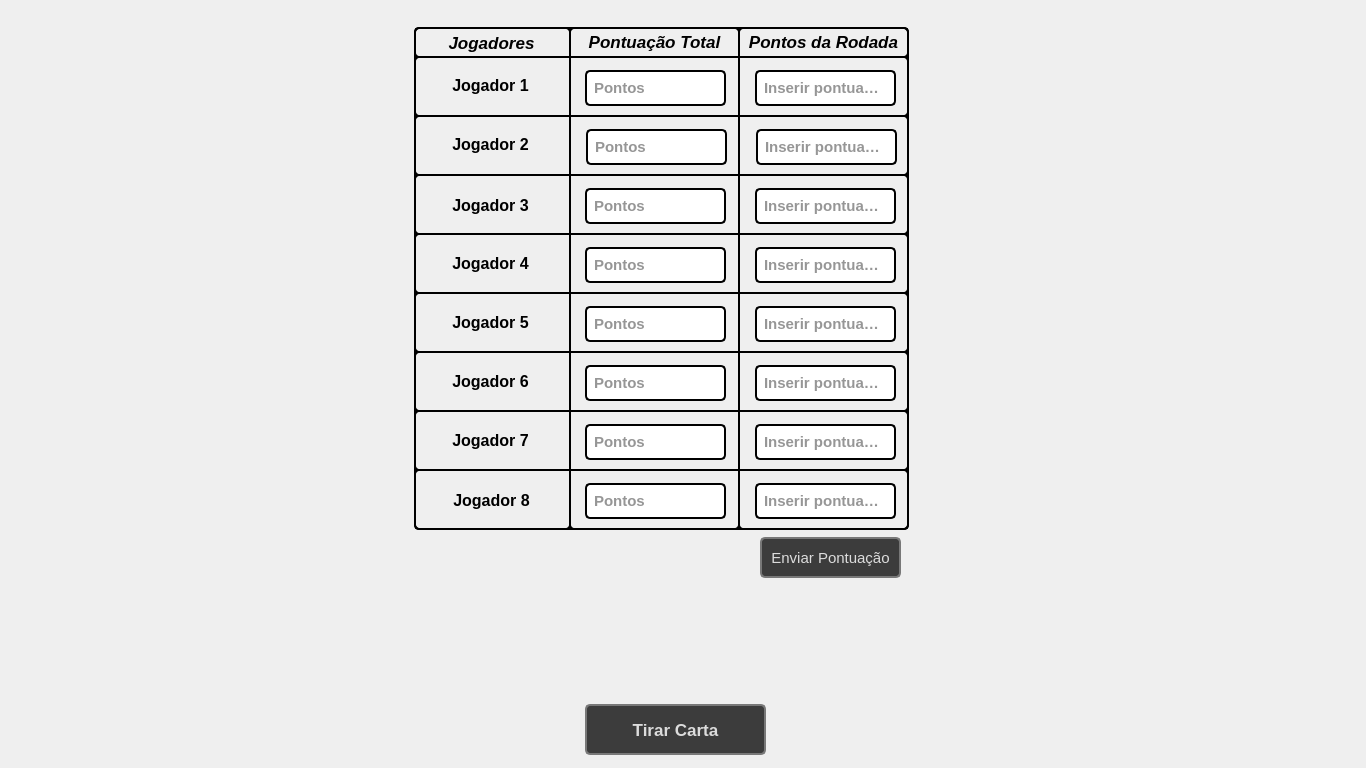
 <widget class="QDialog" name="PerfilErgonomia">
  <property name="geometry">
   <rect>
    <x>0</x>
    <y>0</y>
    <width>1366</width>
    <height>768</height>
   </rect>
  </property>
  <property name="minimumSize">
   <size>
    <width>1366</width>
    <height>768</height>
   </size>
  </property>
  <property name="maximumSize">
   <size>
    <width>1366</width>
    <height>768</height>
   </size>
  </property>
  <property name="windowTitle">
   <string>Perfil Da Ergonomia</string>
  </property>
  <property name="windowIcon">
   <iconset resource="img.qrc">
    <normaloff>:/img/img/ergonomia_logo.png</normaloff>:/img/img/ergonomia_logo.png</iconset>
  </property>
  <property name="styleSheet">
   <string notr="true"/>
  </property>
  <widget class="QPushButton" name="btnPontos">
   <property name="geometry">
    <rect>
     <x>760</x>
     <y>537</y>
     <width>141</width>
     <height>41</height>
    </rect>
   </property>
   <property name="font">
    <font>
     <family>Segoe UI</family>
     <pointsize>11</pointsize>
    </font>
   </property>
   <property name="styleSheet">
    <string notr="true">QPushButton {
	color: rgb(220, 220, 220);
	background-color: rgb(60, 60, 60);
	border: 2px solid rgb(120,120,120);
	border-radius: 5px
}

QPushButton:hover {
	color: rgb(220, 220, 220);
	border: 2px solid rgb(148,28,52);
}

QPushButton:pressed {
	color: rgb(220, 220, 220);
	background-color: rgb(148,28,52);
	border: 3px solid rgb(239,184,16);
	border-radius: 5px
}</string>
   </property>
   <property name="text">
    <string>Enviar Pontuação</string>
   </property>
  </widget>
  <widget class="QPushButton" name="btnCarta_2">
   <property name="geometry">
    <rect>
     <x>585</x>
     <y>704</y>
     <width>181</width>
     <height>51</height>
    </rect>
   </property>
   <property name="minimumSize">
    <size>
     <width>20</width>
     <height>50</height>
    </size>
   </property>
   <property name="maximumSize">
    <size>
     <width>16666</width>
     <height>16777215</height>
    </size>
   </property>
   <property name="font">
    <font>
     <family>Segoe UI</family>
     <pointsize>13</pointsize>
     <weight>75</weight>
     <bold>true</bold>
    </font>
   </property>
   <property name="styleSheet">
    <string notr="true">QPushButton {
	color: rgb(220, 220, 220);
	background-color: rgb(60, 60, 60);
	border: 2px solid rgb(120,120,120);
	border-radius: 5px
}

QPushButton:hover {
	color: rgb(220, 220, 220);
	border: 2px solid rgb(148,28,52);
}

QPushButton:pressed {
	color: rgb(220, 220, 220);
	background-color: rgb(148,28,52);
	border: 3px solid rgb(239,184,16);
	border-radius: 5px
}</string>
   </property>
   <property name="text">
    <string>Tirar Carta</string>
   </property>
  </widget>
  <widget class="QGroupBox" name="groupBox_3">
   <property name="geometry">
    <rect>
     <x>414</x>
     <y>56</y>
     <width>495</width>
     <height>61</height>
    </rect>
   </property>
   <property name="font">
    <font>
     <pointsize>11</pointsize>
     <weight>75</weight>
     <bold>true</bold>
    </font>
   </property>
   <property name="styleSheet">
    <string notr="true">QGroupBox{
	border: 2px solid rgb(0,0,0);
	border-radius: 5px;
}
</string>
   </property>
   <property name="title">
    <string/>
   </property>
   <widget class="QLabel" name="lblJogador1">
    <property name="geometry">
     <rect>
      <x>1</x>
      <y>-1</y>
      <width>151</width>
      <height>61</height>
     </rect>
    </property>
    <property name="font">
     <font>
      <family>Arial</family>
      <pointsize>12</pointsize>
      <weight>75</weight>
      <bold>true</bold>
     </font>
    </property>
    <property name="styleSheet">
     <string notr="true">QLabel {
	color: rgb(0,0,0);
}

QLineEdit:hover {
	color: 2px solid rgb(20,20,253);
}

</string>
    </property>
    <property name="text">
     <string>&lt;html&gt;&lt;head/&gt;&lt;body&gt;&lt;p align=&quot;center&quot;&gt;Jogador 1&lt;/p&gt;&lt;/body&gt;&lt;/html&gt;</string>
    </property>
   </widget>
   <widget class="QLineEdit" name="leJogador1">
    <property name="geometry">
     <rect>
      <x>171</x>
      <y>14</y>
      <width>141</width>
      <height>36</height>
     </rect>
    </property>
    <property name="font">
     <font>
      <family>Segoe UI</family>
      <pointsize>11</pointsize>
      <weight>75</weight>
      <bold>true</bold>
     </font>
    </property>
    <property name="styleSheet">
     <string notr="true">QLineEdit {
	border: 2px solid rgb(0,0,0);
	border-radius: 5px;
	padding: 5px;
	backgroud-color: rgb(30,30,30);
	color: rgb(45,45,45);
}

QLineEdit:hover {
	border: 2px solid rgb(148,28,52);
}

QLineEdit:focus {
	border: 2px solid rgb(148,28,52);
	color: rgb(50, 50, 50);
}</string>
    </property>
    <property name="placeholderText">
     <string>Pontos</string>
    </property>
   </widget>
   <widget class="QLineEdit" name="lePontJog1">
    <property name="geometry">
     <rect>
      <x>341</x>
      <y>14</y>
      <width>141</width>
      <height>36</height>
     </rect>
    </property>
    <property name="font">
     <font>
      <family>Segoe UI</family>
      <pointsize>11</pointsize>
      <weight>75</weight>
      <bold>true</bold>
     </font>
    </property>
    <property name="styleSheet">
     <string notr="true">QLineEdit {
	border: 2px solid rgb(0,0,0);
	border-radius: 5px;
	padding: 5px;
	backgroud-color: rgb(30,30,30);
	color: rgb(45,45,45);
}

QLineEdit:hover {
	border: 2px solid rgb(148,28,52);
}

QLineEdit:focus {
	border: 2px solid rgb(148,28,52);
	color: rgb(0, 0, 0);
}</string>
    </property>
    <property name="placeholderText">
     <string>Inserir pontuação</string>
    </property>
   </widget>
  </widget>
  <widget class="QGroupBox" name="groupBox_4">
   <property name="geometry">
    <rect>
     <x>569</x>
     <y>27</y>
     <width>171</width>
     <height>503</height>
    </rect>
   </property>
   <property name="font">
    <font>
     <pointsize>11</pointsize>
     <weight>75</weight>
     <bold>true</bold>
    </font>
   </property>
   <property name="styleSheet">
    <string notr="true">QGroupBox{
	border: 2px solid rgb(0,0,0);
	border-radius: 5px;
}
</string>
   </property>
   <property name="title">
    <string/>
   </property>
   <widget class="QLineEdit" name="leJogador2">
    <property name="geometry">
     <rect>
      <x>17</x>
      <y>102</y>
      <width>141</width>
      <height>36</height>
     </rect>
    </property>
    <property name="font">
     <font>
      <family>Segoe UI</family>
      <pointsize>11</pointsize>
      <weight>75</weight>
      <bold>true</bold>
     </font>
    </property>
    <property name="styleSheet">
     <string notr="true">QLineEdit {
	border: 2px solid rgb(0,0,0);
	border-radius: 5px;
	padding: 5px;
	backgroud-color: rgb(30,30,30);
	color: rgb(45,45,45);
}

QLineEdit:hover {
	border: 2px solid rgb(148,28,52);
}

QLineEdit:focus {
	border: 2px solid rgb(148,28,52);
	color: rgb(50, 50, 50);
}</string>
    </property>
    <property name="placeholderText">
     <string>Pontos</string>
    </property>
   </widget>
  </widget>
  <widget class="QGroupBox" name="groupBox_5">
   <property name="geometry">
    <rect>
     <x>738</x>
     <y>27</y>
     <width>171</width>
     <height>503</height>
    </rect>
   </property>
   <property name="font">
    <font>
     <pointsize>11</pointsize>
     <weight>75</weight>
     <bold>true</bold>
    </font>
   </property>
   <property name="styleSheet">
    <string notr="true">QGroupBox{
	border: 2px solid rgb(0,0,0);
	border-radius: 5px;
}
</string>
   </property>
   <property name="title">
    <string/>
   </property>
   <widget class="QLineEdit" name="lePontJog2">
    <property name="geometry">
     <rect>
      <x>18</x>
      <y>102</y>
      <width>141</width>
      <height>36</height>
     </rect>
    </property>
    <property name="font">
     <font>
      <family>Segoe UI</family>
      <pointsize>11</pointsize>
      <weight>75</weight>
      <bold>true</bold>
     </font>
    </property>
    <property name="styleSheet">
     <string notr="true">QLineEdit {
	border: 2px solid rgb(0,0,0);
	border-radius: 5px;
	padding: 5px;
	backgroud-color: rgb(30,30,30);
	color: rgb(45,45,45);
}

QLineEdit:hover {
	border: 2px solid rgb(148,28,52);
}

QLineEdit:focus {
	border: 2px solid rgb(148,28,52);
	color: rgb(0, 0, 0);
}</string>
    </property>
    <property name="placeholderText">
     <string>Inserir pontuação</string>
    </property>
   </widget>
  </widget>
  <widget class="QGroupBox" name="groupBox_6">
   <property name="geometry">
    <rect>
     <x>414</x>
     <y>27</y>
     <width>157</width>
     <height>503</height>
    </rect>
   </property>
   <property name="font">
    <font>
     <pointsize>11</pointsize>
     <weight>75</weight>
     <bold>true</bold>
    </font>
   </property>
   <property name="styleSheet">
    <string notr="true">QGroupBox{
	border: 2px solid rgb(0,0,0);
	border-radius: 5px;
}
</string>
   </property>
   <property name="title">
    <string/>
   </property>
   <widget class="QLabel" name="lblJogador2">
    <property name="geometry">
     <rect>
      <x>1</x>
      <y>87</y>
      <width>151</width>
      <height>61</height>
     </rect>
    </property>
    <property name="font">
     <font>
      <family>Arial</family>
      <pointsize>12</pointsize>
      <weight>75</weight>
      <bold>true</bold>
     </font>
    </property>
    <property name="styleSheet">
     <string notr="true">QLabel {
	color: rgb(0,0,0);
}

QLineEdit:hover {
	color: 2px solid rgb(20,20,253);
}

</string>
    </property>
    <property name="text">
     <string>&lt;html&gt;&lt;head/&gt;&lt;body&gt;&lt;p align=&quot;center&quot;&gt;Jogador 2&lt;/p&gt;&lt;/body&gt;&lt;/html&gt;</string>
    </property>
   </widget>
  </widget>
  <widget class="QGroupBox" name="groupBox_7">
   <property name="geometry">
    <rect>
     <x>414</x>
     <y>115</y>
     <width>495</width>
     <height>61</height>
    </rect>
   </property>
   <property name="font">
    <font>
     <pointsize>11</pointsize>
     <weight>75</weight>
     <bold>true</bold>
    </font>
   </property>
   <property name="styleSheet">
    <string notr="true">QGroupBox{
	border: 2px solid rgb(0,0,0);
	border-radius: 5px;
}
</string>
   </property>
   <property name="title">
    <string/>
   </property>
  </widget>
  <widget class="QGroupBox" name="groupBox_8">
   <property name="geometry">
    <rect>
     <x>414</x>
     <y>174</y>
     <width>495</width>
     <height>61</height>
    </rect>
   </property>
   <property name="font">
    <font>
     <pointsize>11</pointsize>
     <weight>75</weight>
     <bold>true</bold>
    </font>
   </property>
   <property name="styleSheet">
    <string notr="true">QGroupBox{
	border: 2px solid rgb(0,0,0);
	border-radius: 5px;
}
</string>
   </property>
   <property name="title">
    <string/>
   </property>
   <widget class="QLabel" name="lblJogador3">
    <property name="geometry">
     <rect>
      <x>1</x>
      <y>1</y>
      <width>151</width>
      <height>61</height>
     </rect>
    </property>
    <property name="font">
     <font>
      <family>Arial</family>
      <pointsize>12</pointsize>
      <weight>75</weight>
      <bold>true</bold>
     </font>
    </property>
    <property name="styleSheet">
     <string notr="true">QLabel {
	color: rgb(0,0,0);
}

QLineEdit:hover {
	color: 2px solid rgb(20,20,253);
}

</string>
    </property>
    <property name="text">
     <string>&lt;html&gt;&lt;head/&gt;&lt;body&gt;&lt;p align=&quot;center&quot;&gt;Jogador 3&lt;/p&gt;&lt;/body&gt;&lt;/html&gt;</string>
    </property>
   </widget>
   <widget class="QLineEdit" name="leJogador3">
    <property name="geometry">
     <rect>
      <x>171</x>
      <y>14</y>
      <width>141</width>
      <height>36</height>
     </rect>
    </property>
    <property name="font">
     <font>
      <family>Segoe UI</family>
      <pointsize>11</pointsize>
      <weight>75</weight>
      <bold>true</bold>
     </font>
    </property>
    <property name="styleSheet">
     <string notr="true">QLineEdit {
	border: 2px solid rgb(0,0,0);
	border-radius: 5px;
	padding: 5px;
	backgroud-color: rgb(30,30,30);
	color: rgb(45,45,45);
}

QLineEdit:hover {
	border: 2px solid rgb(148,28,52);
}

QLineEdit:focus {
	border: 2px solid rgb(148,28,52);
	color: rgb(50, 50, 50);
}</string>
    </property>
    <property name="placeholderText">
     <string>Pontos</string>
    </property>
   </widget>
   <widget class="QLineEdit" name="lePontJog3">
    <property name="geometry">
     <rect>
      <x>341</x>
      <y>14</y>
      <width>141</width>
      <height>36</height>
     </rect>
    </property>
    <property name="font">
     <font>
      <family>Segoe UI</family>
      <pointsize>11</pointsize>
      <weight>75</weight>
      <bold>true</bold>
     </font>
    </property>
    <property name="styleSheet">
     <string notr="true">QLineEdit {
	border: 2px solid rgb(0,0,0);
	border-radius: 5px;
	padding: 5px;
	backgroud-color: rgb(30,30,30);
	color: rgb(45,45,45);
}

QLineEdit:hover {
	border: 2px solid rgb(148,28,52);
}

QLineEdit:focus {
	border: 2px solid rgb(148,28,52);
	color: rgb(0, 0, 0);
}</string>
    </property>
    <property name="placeholderText">
     <string>Inserir pontuação</string>
    </property>
   </widget>
  </widget>
  <widget class="QGroupBox" name="groupBox_9">
   <property name="geometry">
    <rect>
     <x>414</x>
     <y>233</y>
     <width>495</width>
     <height>61</height>
    </rect>
   </property>
   <property name="font">
    <font>
     <pointsize>11</pointsize>
     <weight>75</weight>
     <bold>true</bold>
    </font>
   </property>
   <property name="styleSheet">
    <string notr="true">QGroupBox{
	border: 2px solid rgb(0,0,0);
	border-radius: 5px;
}
</string>
   </property>
   <property name="title">
    <string/>
   </property>
   <widget class="QLabel" name="lblJogador4">
    <property name="geometry">
     <rect>
      <x>1</x>
      <y>0</y>
      <width>151</width>
      <height>61</height>
     </rect>
    </property>
    <property name="font">
     <font>
      <family>Arial</family>
      <pointsize>12</pointsize>
      <weight>75</weight>
      <bold>true</bold>
     </font>
    </property>
    <property name="styleSheet">
     <string notr="true">QLabel {
	color: rgb(0,0,0);
}

QLineEdit:hover {
	color: 2px solid rgb(20,20,253);
}

</string>
    </property>
    <property name="text">
     <string>&lt;html&gt;&lt;head/&gt;&lt;body&gt;&lt;p align=&quot;center&quot;&gt;Jogador 4&lt;/p&gt;&lt;/body&gt;&lt;/html&gt;</string>
    </property>
   </widget>
   <widget class="QLineEdit" name="leJogador4">
    <property name="geometry">
     <rect>
      <x>171</x>
      <y>14</y>
      <width>141</width>
      <height>36</height>
     </rect>
    </property>
    <property name="font">
     <font>
      <family>Segoe UI</family>
      <pointsize>11</pointsize>
      <weight>75</weight>
      <bold>true</bold>
     </font>
    </property>
    <property name="styleSheet">
     <string notr="true">QLineEdit {
	border: 2px solid rgb(0,0,0);
	border-radius: 5px;
	padding: 5px;
	backgroud-color: rgb(30,30,30);
	color: rgb(45,45,45);
}

QLineEdit:hover {
	border: 2px solid rgb(148,28,52);
}

QLineEdit:focus {
	border: 2px solid rgb(148,28,52);
	color: rgb(50, 50, 50);
}</string>
    </property>
    <property name="placeholderText">
     <string>Pontos</string>
    </property>
   </widget>
   <widget class="QLineEdit" name="lePontJog4">
    <property name="geometry">
     <rect>
      <x>341</x>
      <y>14</y>
      <width>141</width>
      <height>36</height>
     </rect>
    </property>
    <property name="font">
     <font>
      <family>Segoe UI</family>
      <pointsize>11</pointsize>
      <weight>75</weight>
      <bold>true</bold>
     </font>
    </property>
    <property name="styleSheet">
     <string notr="true">QLineEdit {
	border: 2px solid rgb(0,0,0);
	border-radius: 5px;
	padding: 5px;
	backgroud-color: rgb(30,30,30);
	color: rgb(45,45,45);
}

QLineEdit:hover {
	border: 2px solid rgb(148,28,52);
}

QLineEdit:focus {
	border: 2px solid rgb(148,28,52);
	color: rgb(0, 0, 0);
}</string>
    </property>
    <property name="placeholderText">
     <string>Inserir pontuação</string>
    </property>
   </widget>
  </widget>
  <widget class="QGroupBox" name="groupBox_10">
   <property name="geometry">
    <rect>
     <x>414</x>
     <y>292</y>
     <width>495</width>
     <height>61</height>
    </rect>
   </property>
   <property name="font">
    <font>
     <pointsize>11</pointsize>
     <weight>75</weight>
     <bold>true</bold>
    </font>
   </property>
   <property name="styleSheet">
    <string notr="true">QGroupBox{
	border: 2px solid rgb(0,0,0);
	border-radius: 5px;
}
</string>
   </property>
   <property name="title">
    <string/>
   </property>
   <widget class="QLabel" name="lblJogador5">
    <property name="geometry">
     <rect>
      <x>1</x>
      <y>0</y>
      <width>151</width>
      <height>61</height>
     </rect>
    </property>
    <property name="font">
     <font>
      <family>Arial</family>
      <pointsize>12</pointsize>
      <weight>75</weight>
      <bold>true</bold>
     </font>
    </property>
    <property name="styleSheet">
     <string notr="true">QLabel {
	color: rgb(0,0,0);
}

QLineEdit:hover {
	color: 2px solid rgb(20,20,253);
}

</string>
    </property>
    <property name="text">
     <string>&lt;html&gt;&lt;head/&gt;&lt;body&gt;&lt;p align=&quot;center&quot;&gt;Jogador 5&lt;/p&gt;&lt;/body&gt;&lt;/html&gt;</string>
    </property>
   </widget>
   <widget class="QLineEdit" name="leJogador5">
    <property name="geometry">
     <rect>
      <x>171</x>
      <y>14</y>
      <width>141</width>
      <height>36</height>
     </rect>
    </property>
    <property name="font">
     <font>
      <family>Segoe UI</family>
      <pointsize>11</pointsize>
      <weight>75</weight>
      <bold>true</bold>
     </font>
    </property>
    <property name="styleSheet">
     <string notr="true">QLineEdit {
	border: 2px solid rgb(0,0,0);
	border-radius: 5px;
	padding: 5px;
	backgroud-color: rgb(30,30,30);
	color: rgb(45,45,45);
}

QLineEdit:hover {
	border: 2px solid rgb(148,28,52);
}

QLineEdit:focus {
	border: 2px solid rgb(148,28,52);
	color: rgb(50, 50, 50);
}</string>
    </property>
    <property name="placeholderText">
     <string>Pontos</string>
    </property>
   </widget>
   <widget class="QLineEdit" name="lePontJog5">
    <property name="geometry">
     <rect>
      <x>341</x>
      <y>14</y>
      <width>141</width>
      <height>36</height>
     </rect>
    </property>
    <property name="font">
     <font>
      <family>Segoe UI</family>
      <pointsize>11</pointsize>
      <weight>75</weight>
      <bold>true</bold>
     </font>
    </property>
    <property name="styleSheet">
     <string notr="true">QLineEdit {
	border: 2px solid rgb(0,0,0);
	border-radius: 5px;
	padding: 5px;
	backgroud-color: rgb(30,30,30);
	color: rgb(45,45,45);
}

QLineEdit:hover {
	border: 2px solid rgb(148,28,52);
}

QLineEdit:focus {
	border: 2px solid rgb(148,28,52);
	color: rgb(0, 0, 0);
}</string>
    </property>
    <property name="placeholderText">
     <string>Inserir pontuação</string>
    </property>
   </widget>
  </widget>
  <widget class="QGroupBox" name="groupBox_11">
   <property name="geometry">
    <rect>
     <x>414</x>
     <y>351</y>
     <width>495</width>
     <height>61</height>
    </rect>
   </property>
   <property name="font">
    <font>
     <pointsize>11</pointsize>
     <weight>75</weight>
     <bold>true</bold>
    </font>
   </property>
   <property name="styleSheet">
    <string notr="true">QGroupBox{
	border: 2px solid rgb(0,0,0);
	border-radius: 5px;
}
</string>
   </property>
   <property name="title">
    <string/>
   </property>
   <widget class="QLabel" name="lblJogador6">
    <property name="geometry">
     <rect>
      <x>1</x>
      <y>0</y>
      <width>151</width>
      <height>61</height>
     </rect>
    </property>
    <property name="font">
     <font>
      <family>Arial</family>
      <pointsize>12</pointsize>
      <weight>75</weight>
      <bold>true</bold>
     </font>
    </property>
    <property name="styleSheet">
     <string notr="true">QLabel {
	color: rgb(0,0,0);
}

QLineEdit:hover {
	color: 2px solid rgb(20,20,253);
}

</string>
    </property>
    <property name="text">
     <string>&lt;html&gt;&lt;head/&gt;&lt;body&gt;&lt;p align=&quot;center&quot;&gt;Jogador 6&lt;/p&gt;&lt;/body&gt;&lt;/html&gt;</string>
    </property>
   </widget>
   <widget class="QLineEdit" name="leJogador6">
    <property name="geometry">
     <rect>
      <x>171</x>
      <y>14</y>
      <width>141</width>
      <height>36</height>
     </rect>
    </property>
    <property name="font">
     <font>
      <family>Segoe UI</family>
      <pointsize>11</pointsize>
      <weight>75</weight>
      <bold>true</bold>
     </font>
    </property>
    <property name="styleSheet">
     <string notr="true">QLineEdit {
	border: 2px solid rgb(0,0,0);
	border-radius: 5px;
	padding: 5px;
	backgroud-color: rgb(30,30,30);
	color: rgb(45,45,45);
}

QLineEdit:hover {
	border: 2px solid rgb(148,28,52);
}

QLineEdit:focus {
	border: 2px solid rgb(148,28,52);
	color: rgb(50, 50, 50);
}</string>
    </property>
    <property name="placeholderText">
     <string>Pontos</string>
    </property>
   </widget>
   <widget class="QLineEdit" name="lePontJog6">
    <property name="geometry">
     <rect>
      <x>341</x>
      <y>14</y>
      <width>141</width>
      <height>36</height>
     </rect>
    </property>
    <property name="font">
     <font>
      <family>Segoe UI</family>
      <pointsize>11</pointsize>
      <weight>75</weight>
      <bold>true</bold>
     </font>
    </property>
    <property name="styleSheet">
     <string notr="true">QLineEdit {
	border: 2px solid rgb(0,0,0);
	border-radius: 5px;
	padding: 5px;
	backgroud-color: rgb(30,30,30);
	color: rgb(45,45,45);
}

QLineEdit:hover {
	border: 2px solid rgb(148,28,52);
}

QLineEdit:focus {
	border: 2px solid rgb(148,28,52);
	color: rgb(0, 0, 0);
}</string>
    </property>
    <property name="placeholderText">
     <string>Inserir pontuação</string>
    </property>
   </widget>
  </widget>
  <widget class="QGroupBox" name="groupBox_12">
   <property name="geometry">
    <rect>
     <x>414</x>
     <y>410</y>
     <width>495</width>
     <height>61</height>
    </rect>
   </property>
   <property name="font">
    <font>
     <pointsize>11</pointsize>
     <weight>75</weight>
     <bold>true</bold>
    </font>
   </property>
   <property name="styleSheet">
    <string notr="true">QGroupBox{
	border: 2px solid rgb(0,0,0);
	border-radius: 5px;
}
</string>
   </property>
   <property name="title">
    <string/>
   </property>
   <widget class="QLabel" name="lblJogador7">
    <property name="geometry">
     <rect>
      <x>1</x>
      <y>0</y>
      <width>151</width>
      <height>61</height>
     </rect>
    </property>
    <property name="font">
     <font>
      <family>Arial</family>
      <pointsize>12</pointsize>
      <weight>75</weight>
      <bold>true</bold>
     </font>
    </property>
    <property name="styleSheet">
     <string notr="true">QLabel {
	color: rgb(0,0,0);
}

QLineEdit:hover {
	color: 2px solid rgb(20,20,253);
}

</string>
    </property>
    <property name="text">
     <string>&lt;html&gt;&lt;head/&gt;&lt;body&gt;&lt;p align=&quot;center&quot;&gt;Jogador 7&lt;/p&gt;&lt;/body&gt;&lt;/html&gt;</string>
    </property>
   </widget>
   <widget class="QLineEdit" name="leJogador7">
    <property name="geometry">
     <rect>
      <x>171</x>
      <y>14</y>
      <width>141</width>
      <height>36</height>
     </rect>
    </property>
    <property name="font">
     <font>
      <family>Segoe UI</family>
      <pointsize>11</pointsize>
      <weight>75</weight>
      <bold>true</bold>
     </font>
    </property>
    <property name="styleSheet">
     <string notr="true">QLineEdit {
	border: 2px solid rgb(0,0,0);
	border-radius: 5px;
	padding: 5px;
	backgroud-color: rgb(30,30,30);
	color: rgb(45,45,45);
}

QLineEdit:hover {
	border: 2px solid rgb(148,28,52);
}

QLineEdit:focus {
	border: 2px solid rgb(148,28,52);
	color: rgb(50, 50, 50);
}</string>
    </property>
    <property name="placeholderText">
     <string>Pontos</string>
    </property>
   </widget>
   <widget class="QLineEdit" name="lePontJog7">
    <property name="geometry">
     <rect>
      <x>341</x>
      <y>14</y>
      <width>141</width>
      <height>36</height>
     </rect>
    </property>
    <property name="font">
     <font>
      <family>Segoe UI</family>
      <pointsize>11</pointsize>
      <weight>75</weight>
      <bold>true</bold>
     </font>
    </property>
    <property name="styleSheet">
     <string notr="true">QLineEdit {
	border: 2px solid rgb(0,0,0);
	border-radius: 5px;
	padding: 5px;
	backgroud-color: rgb(30,30,30);
	color: rgb(45,45,45);
}

QLineEdit:hover {
	border: 2px solid rgb(148,28,52);
}

QLineEdit:focus {
	border: 2px solid rgb(148,28,52);
	color: rgb(0, 0, 0);
}</string>
    </property>
    <property name="placeholderText">
     <string>Inserir pontuação</string>
    </property>
   </widget>
  </widget>
  <widget class="QGroupBox" name="groupBox_13">
   <property name="geometry">
    <rect>
     <x>414</x>
     <y>469</y>
     <width>495</width>
     <height>61</height>
    </rect>
   </property>
   <property name="font">
    <font>
     <pointsize>11</pointsize>
     <weight>75</weight>
     <bold>true</bold>
    </font>
   </property>
   <property name="styleSheet">
    <string notr="true">QGroupBox{
	border: 2px solid rgb(0,0,0);
	border-radius: 5px;
}
</string>
   </property>
   <property name="title">
    <string/>
   </property>
   <widget class="QLabel" name="lblJogador8">
    <property name="geometry">
     <rect>
      <x>2</x>
      <y>1</y>
      <width>151</width>
      <height>61</height>
     </rect>
    </property>
    <property name="font">
     <font>
      <family>Arial</family>
      <pointsize>12</pointsize>
      <weight>75</weight>
      <bold>true</bold>
     </font>
    </property>
    <property name="styleSheet">
     <string notr="true">QLabel {
	color: rgb(0,0,0);
}

QLineEdit:hover {
	color: 2px solid rgb(20,20,253);
}

</string>
    </property>
    <property name="text">
     <string>&lt;html&gt;&lt;head/&gt;&lt;body&gt;&lt;p align=&quot;center&quot;&gt;Jogador 8&lt;/p&gt;&lt;/body&gt;&lt;/html&gt;</string>
    </property>
   </widget>
   <widget class="QLineEdit" name="leJogador8">
    <property name="geometry">
     <rect>
      <x>171</x>
      <y>14</y>
      <width>141</width>
      <height>36</height>
     </rect>
    </property>
    <property name="font">
     <font>
      <family>Segoe UI</family>
      <pointsize>11</pointsize>
      <weight>75</weight>
      <bold>true</bold>
     </font>
    </property>
    <property name="styleSheet">
     <string notr="true">QLineEdit {
	border: 2px solid rgb(0,0,0);
	border-radius: 5px;
	padding: 5px;
	backgroud-color: rgb(30,30,30);
	color: rgb(45,45,45);
}

QLineEdit:hover {
	border: 2px solid rgb(148,28,52);
}

QLineEdit:focus {
	border: 2px solid rgb(148,28,52);
	color: rgb(50, 50, 50);
}</string>
    </property>
    <property name="placeholderText">
     <string>Pontos</string>
    </property>
   </widget>
   <widget class="QLineEdit" name="lePontJog8">
    <property name="geometry">
     <rect>
      <x>341</x>
      <y>14</y>
      <width>141</width>
      <height>36</height>
     </rect>
    </property>
    <property name="font">
     <font>
      <family>Segoe UI</family>
      <pointsize>11</pointsize>
      <weight>75</weight>
      <bold>true</bold>
     </font>
    </property>
    <property name="styleSheet">
     <string notr="true">QLineEdit {
	border: 2px solid rgb(0,0,0);
	border-radius: 5px;
	padding: 5px;
	backgroud-color: rgb(30,30,30);
	color: rgb(45,45,45);
}

QLineEdit:hover {
	border: 2px solid rgb(148,28,52);
}

QLineEdit:focus {
	border: 2px solid rgb(148,28,52);
	color: rgb(0, 0, 0);
}</string>
    </property>
    <property name="placeholderText">
     <string>Inserir pontuação</string>
    </property>
   </widget>
  </widget>
  <widget class="QGroupBox" name="groupBox_17">
   <property name="geometry">
    <rect>
     <x>414</x>
     <y>27</y>
     <width>495</width>
     <height>31</height>
    </rect>
   </property>
   <property name="font">
    <font>
     <pointsize>11</pointsize>
     <weight>75</weight>
     <bold>true</bold>
    </font>
   </property>
   <property name="styleSheet">
    <string notr="true">QGroupBox{
	border: 2px solid rgb(0,0,0);
	border-radius: 5px;
}
</string>
   </property>
   <property name="title">
    <string/>
   </property>
   <widget class="QLabel" name="lblJogador8_2">
    <property name="geometry">
     <rect>
      <x>2</x>
      <y>1</y>
      <width>151</width>
      <height>31</height>
     </rect>
    </property>
    <property name="font">
     <font>
      <family>Arial</family>
      <pointsize>13</pointsize>
      <weight>75</weight>
      <italic>true</italic>
      <bold>true</bold>
     </font>
    </property>
    <property name="styleSheet">
     <string notr="true">QLabel {
	color: rgb(0,0,0);
}

QLineEdit:hover {
	color: 2px solid rgb(20,20,253);
}

</string>
    </property>
    <property name="text">
     <string>&lt;html&gt;&lt;head/&gt;&lt;body&gt;&lt;p align=&quot;center&quot;&gt;Jogadores&lt;/p&gt;&lt;/body&gt;&lt;/html&gt;</string>
    </property>
   </widget>
   <widget class="QLabel" name="lblJogador8_3">
    <property name="geometry">
     <rect>
      <x>160</x>
      <y>0</y>
      <width>161</width>
      <height>31</height>
     </rect>
    </property>
    <property name="font">
     <font>
      <family>Arial</family>
      <pointsize>13</pointsize>
      <weight>75</weight>
      <italic>true</italic>
      <bold>true</bold>
     </font>
    </property>
    <property name="styleSheet">
     <string notr="true">QLabel {
	color: rgb(0,0,0);
}

QLineEdit:hover {
	color: 2px solid rgb(20,20,253);
}

</string>
    </property>
    <property name="text">
     <string>&lt;html&gt;&lt;head/&gt;&lt;body&gt;&lt;p align=&quot;center&quot;&gt;Pontuação Total&lt;/p&gt;&lt;/body&gt;&lt;/html&gt;</string>
    </property>
   </widget>
   <widget class="QLabel" name="lblJogador8_4">
    <property name="geometry">
     <rect>
      <x>329</x>
      <y>0</y>
      <width>161</width>
      <height>31</height>
     </rect>
    </property>
    <property name="font">
     <font>
      <family>Arial</family>
      <pointsize>13</pointsize>
      <weight>75</weight>
      <italic>true</italic>
      <bold>true</bold>
      <underline>false</underline>
      <strikeout>false</strikeout>
     </font>
    </property>
    <property name="styleSheet">
     <string notr="true">QLabel {
	color: rgb(0,0,0);
}

QLineEdit:hover {
	color: 2px solid rgb(20,20,253);
}

</string>
    </property>
    <property name="text">
     <string>&lt;html&gt;&lt;head/&gt;&lt;body&gt;&lt;p align=&quot;center&quot;&gt;Pontos da Rodada&lt;/p&gt;&lt;/body&gt;&lt;/html&gt;</string>
    </property>
   </widget>
  </widget>
  <widget class="QFrame" name="frame">
   <property name="geometry">
    <rect>
     <x>-87</x>
     <y>-2</y>
     <width>1541</width>
     <height>771</height>
    </rect>
   </property>
   <property name="styleSheet">
    <string notr="true">image: url(:/img/img/TabuleiroTabelaClaroLogo.png);</string>
   </property>
   <property name="frameShape">
    <enum>QFrame::StyledPanel</enum>
   </property>
   <property name="frameShadow">
    <enum>QFrame::Raised</enum>
   </property>
  </widget>
  <zorder>frame</zorder>
  <zorder>groupBox_7</zorder>
  <zorder>groupBox_6</zorder>
  <zorder>groupBox_5</zorder>
  <zorder>groupBox_4</zorder>
  <zorder>btnPontos</zorder>
  <zorder>btnCarta_2</zorder>
  <zorder>groupBox_3</zorder>
  <zorder>groupBox_8</zorder>
  <zorder>groupBox_9</zorder>
  <zorder>groupBox_10</zorder>
  <zorder>groupBox_11</zorder>
  <zorder>groupBox_12</zorder>
  <zorder>groupBox_13</zorder>
  <zorder>groupBox_17</zorder>
 </widget>
